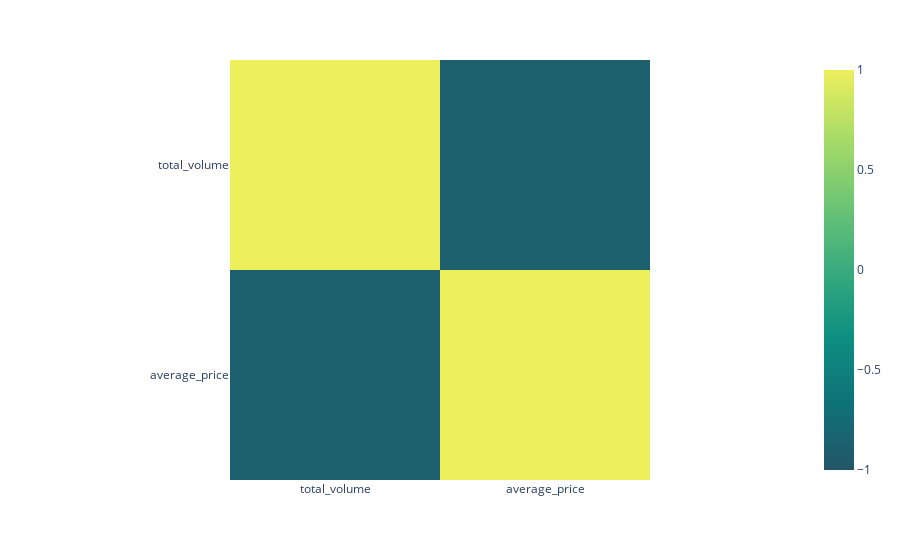

The code cell stored with this chart in its notebook:
### Code cell
mask = (df.type == 'conventional') & (df.region=='TotalUS')

_df = df.loc[mask,['total_volume','average_price']]
_df = (_df/_df.shift(1)).add(-1).mul(100)

px.imshow(_df.sample(frac=0.3).corr(),range_color=[-1,1], color_continuous_scale = px.colors.sequential.Aggrnyl)

### Figure 1 — Plotly figure (JSON) as saved in the notebook; plotly's stock layout.template omitted (floating-point values rounded to 4 significant figures)
{"data": [{"coloraxis": "coloraxis", "hovertemplate": "x: %{x}<br>y: %{y}<br>color: %{z}<extra></extra>", "name": "0", "type": "heatmap", "x": ["total_volume", "average_price"], "xaxis": "x", "y": ["total_volume", "average_price"], "yaxis": "y", "z": [[1, -0.8758], [-0.8758, 1]]}], "layout": {"coloraxis": {"cmax": 1, "cmin": -1, "colorscale": [[0, "rgb(36, 86, 104)"], [0.1667, "rgb(15, 114, 121)"], [0.3333, "rgb(13, 143, 129)"], [0.5, "rgb(57, 171, 126)"], [0.6667, "rgb(110, 197, 116)"], [0.8333, "rgb(169, 220, 103)"], [1, "rgb(237, 239, 93)"]]}, "margin": {"t": 60}, "xaxis": {"anchor": "y", "constrain": "domain", "domain": [0, 1], "scaleanchor": "y"}, "yaxis": {"anchor": "x", "autorange": "reversed", "constrain": "domain", "domain": [0, 1]}}}
